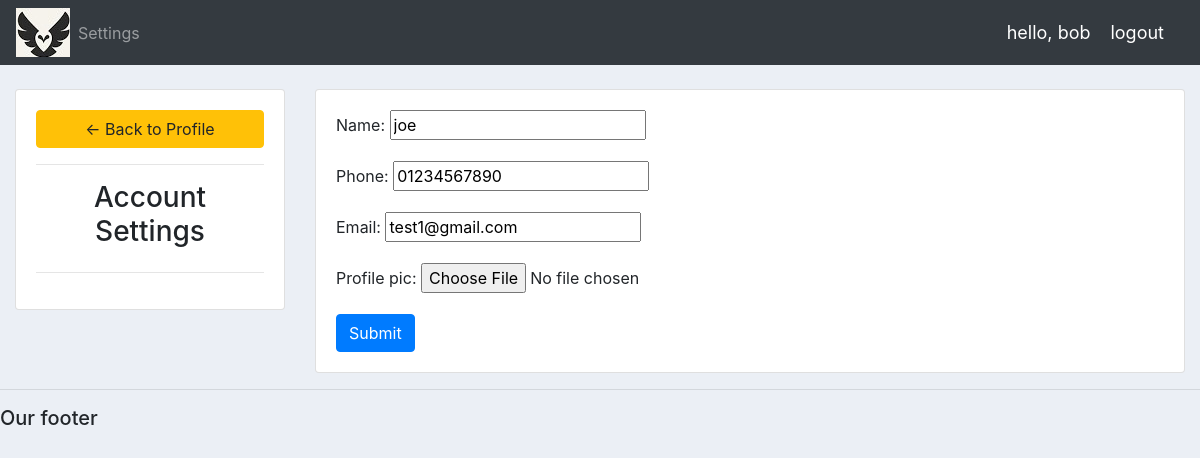
/account/ (signed in), run on the app's committed database.
### accounts/models.py (models this page shows, shortened)
class Customer(models.Model):
    user = models.OneToOneField(User, null=True,blank=True, on_delete=models.CASCADE)
    name = models.CharField(max_length=200, null=True)
    phone = models.CharField(max_length=200, null=True)
    email = models.CharField(max_length=200, null=True)
    profile_pic = models.ImageField(null=True, blank=True)
    date_created = models.DateTimeField(auto_now_add=True)

### accounts/decorators.py (the view)
		def wrapper_func(request, *args, **kwargs):
			group = None
			if request.user.groups.exists():
				group = request.user.groups.all()[0].name
			if group in allowed_roles:
				return view_func(request, *args, **kwargs)
			else:
				return HttpResponse('You are not authorized to view this page')

### accounts/forms.py
class CustomerForm(ModelForm):
	class Meta:
		model = Customer
		fields = '__all__'
		exclude = ['user']

### accounts/views.py (called while the page is built)
@login_required(login_url='login')
@allowed_users(allowed_roles=['customer'])
def accountSettings(request):
        customer = request.user.customer
        form = CustomerForm(instance=customer)
        if request.method == 'POST':
            form = CustomerForm(request.POST, request.FILES,instance=customer)
            if form.is_valid():
                form.save()
        context = {'form':form}
        return render(request, 'accounts/account_settings.html', context)

### accounts/templates/accounts/account_settings.html (shortened to what this page needs)
{% extends 'accounts/main.html' %}
{% load static %}
{% block content %}
<br>
<div class="row">
	<div class="col-md-3">
		<div class="card card-body">
			<a class="btn btn-warning" href="{% url 'home' %}"> &#8592; Back to Profile</a>
			<hr>
			<h3 style="text-align: center">Account Settings</h3>
			<hr>
		</div>
	</div>
	<div class="col-md-9">
		<div class="card card-body">
			<form method="POST" action="" enctype="multipart/form-data">
				{{form.as_p}}
			<input class="btn btn-primary" type="submit" name="Update Information">
			</form>
		</div>
	</div>
</div>
{% endblock %}

### accounts/templates/accounts/navbar.html (shortened to what this page needs)
{% load static %}
<nav class="navbar navbar-expand-lg navbar-dark bg-dark">
        <img src="{% static 'images/pic.jpg' %}" >
        <div class="collapse navbar-collapse" id="navbarNav">
          <ul class="navbar-nav">
            {% if request.user.is_staff %}
            <li class="nav-item active">
              <a class="nav-link" href="{% url 'home' %}">Dashboard</a>
            </li>
            <li class="nav-item">
              <a class="nav-link" href="{% url 'products' %}">Products</a>
            </li>
            {% else %}
            <li class="nav-item">
             <a class="nav-link" href="{% url 'account' %}">Settings</a>
           </li>
            {% endif %}
          </ul>
        </div>
        <span class="hello-msg">hello, {{request.user}}</span>
        <span><a class="hello-msg" href="{% url 'logout' %}">logout</a></span>
</nav>

### static/css/main.css (style rules this page uses)
body { background-color: #ebeff5; }

### accounts/templates/accounts/navbar.html (style rules this page uses)
.hello-msg { font-size: 18px; color: #fff; margin-right: 20px; }

### data on the page
Customer: name "joe", phone "01234567890", email "test1@gmail.com"

### other printed values
{{ request.user }} "bob"
